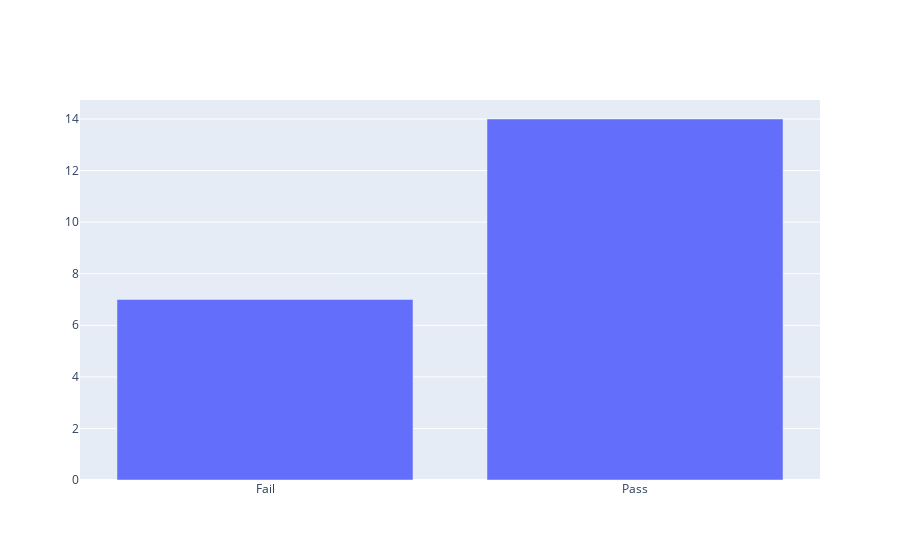

Notebook code for this chart:
### Code cell
import plotly.graph_objects as go
import pandas as pd
import os

# Create sample data
data = {'status': ['Fail', 'Pass'], 'COUNT(*)': [7, 14]}
df = pd.DataFrame(data)

# Create a bar chart
fig = go.Figure(data=[
    go.Bar(name='Test Execution Status', x=df['status'], y=df['COUNT(*)'])
])

# Change the bar mode
fig.update_layout(barmode='group')

# Display the figure
fig.show()
save_path = 'D:\\Report-Bot\\Report-Bot\\results\\example_plot.png'

if not os.path.exists('D:\\Report-Bot\\Report-Bot\\results'):
    os.makedirs('D:\\Report-Bot\\Report-Bot\\results')

# Save the figure as a PNG image
fig.write_image(save_path)

### Figure 1 — Plotly figure (JSON) as saved in the notebook; plotly's stock layout.template omitted (floating-point values rounded to 4 significant figures)
{"data": [{"name": "Test Execution Status", "type": "bar", "x": ["Fail", "Pass"], "y": [7, 14]}], "layout": {"barmode": "group"}}
